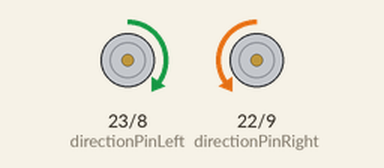
Simulated run of this sketch. Board: Arduino Mega 2560, built with avr-gcc and run on an emulated ATmega2560. On the bench: direction and speed pins drawn as motors (green arrow = direction pin HIGH = forward, orange = LOW = backward, longer = more drive). What the sketch prints to the serial monitor is not drawn. At 5.0 s the program stops and its outputs stay as they are.

Above: at 0.1 s.
At 4.1 s:
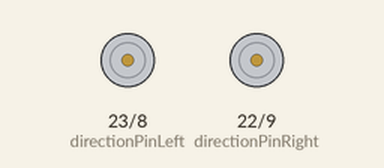
Timing chart, 0 to 5.6 s (numbered marks = the images above):
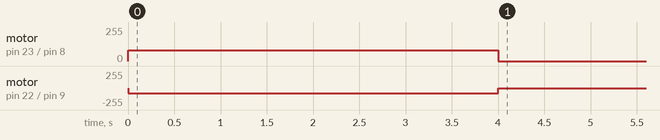

Measured:
- by itself, motor on pin 23 (directionPinLeft) / pin 8 (driverPWMpinLeft): stopped → forward 80/255 at 0.00 s, → stopped 4.0 s later
- by itself, motor on pin 22 (directionPinRight) / pin 9 (driverPWMpinRight): stopped → backward 80/255 at 0.00 s, → stopped 4.0 s later

The sketch:

TestDC.ino
```cpp
// TestDC.ino
// ver. 1.3 (stable)
// taken from DriveCart.ino to test if DC motors are functional.
// to be loaded on Arduino Mega
// also can be used to check the relationship of motor directions and
// direction pins states

// 64 counts per revolution (MOTOR) measured
// Corresponds to 2797 counts per revolution (OUTPUT SHAFT)


// Define the encoder variables
const byte encoder0pinALeft = 2;  // Left encoder A pin -> interrupt pin 0 / digital pin 2
const byte encoder0pinBLeft = 4;  // Left encoder B pin -> digital pin 4
const byte encoder0pinARight = 3; // Right encoder A pin -> interrupt pin 1 / digital pin 3
const byte encoder0pinBRight = 5; // Right encoder B pin -> digital pin 5
byte encoder0PinALeftLast; // Last A state on the left encoder (HIGH or LOW)
byte encoder0PinARightLast; // Last A state on the right encoder (HIGH or LOW)
int durationLeft; // number of pulses
int durationRight; // number of pulses
boolean DirectionLeft; // Left encoder rotation direction
boolean DirectionRight; // Right encoder rotation direction


// initialise time interval
int timePrev = 0; // Last time
int timeNow = 0; // Current time
int timeChange = 0; // dt

// Define driver variables
int zeroSpeed = 5;   // Maximum PWM for which motors are stationary (May need tuning)
const byte driverPWMpinLeft = 8;   // Left driver PWM pin
const byte driverPWMpinRight = 9;  // Right driver PWM pin
int driverPWMdutyLeft = zeroSpeed;   // Set intial speed to zero.
int driverPWMdutyRight = zeroSpeed;  // Set initial speed to zero.
const byte directionPinLeft = 23;  // Left driver direction pin.
const byte directionPinRight = 22;   // Right driver direction pin.
int dutyIncrement = 5;  // Acceleration. Increment size for every signal.
int dutyLeftPrev = zeroSpeed; // Previous left motor speed intialised at zero.
int dutyRightPrev = zeroSpeed; // Previous right mover speed initialsed at 0.
int maxPWM = 50; // Top speed for the motors.

int ch; // byte value read from HC-05
int chOld=0; // previous byte value from the HC-05

void setup()
{
  Serial.begin(115200); //Initialize serial port 0. HC-05 configured for 115200 baud.
  //EncoderInit();  //Initialize the enoders

  //Set PWM pins to outputs.
  pinMode(driverPWMpinLeft, OUTPUT);
  pinMode(directionPinLeft, OUTPUT);
  pinMode(driverPWMpinRight, OUTPUT);
  pinMode(directionPinRight, OUTPUT);
}

void loop()
{
    //Print speeds.
  //Serial.print("PulseLeft:");
  //Serial.println(durationLeft);
  //Serial.print(". PulseRight:");
  //Serial.println(durationRight);
  digitalWrite(directionPinLeft, true);
  digitalWrite(directionPinRight, false);

//  Serial.println("Testing left motor... \t");
//  analogWrite(driverPWMpinLeft, 100);
//  delay(2000);
//  analogWrite(driverPWMpinLeft, 0);
//  delay(1000);
//  Serial.print("Testing right motor... \t");
//  analogWrite(driverPWMpinRight, 100);
//  analogWrite(driverPWMpinLeft, 0);
//  delay(2000);
//  analogWrite(driverPWMpinRight, 0);
//  delay(1000);

  Serial.print("Test both... \t");
  analogWrite(driverPWMpinLeft, 80);
  analogWrite(driverPWMpinRight, 80);
  delay(4000);
  analogWrite(driverPWMpinLeft, 0);
  analogWrite(driverPWMpinRight, 0);
  delay(1000);

  while(true);

  // Loop checks to see if a direction command has been sent. Directions are listed in the paper.
  // Use Serial.println(ch) with wheel motors off to get a feel for what the loop is doing.
  // If 'ch' is the same as in the previous 'ch' reading, increased wheel PWM by 'dutyIncrement'.
  // If 'ch' is 0, the wheel motor PWM is decreased by 'dutyIncrement'. A 0 is only sent if no button is held on the app.
  // The wheel motor PWMs are saturated between 'zeroSpeed' and 'maxPWM'.

  durationRight = 0;
  durationLeft = 0;
  if(Serial.available())
  {
    ch = Serial.read();
      DirectionLeft = digitalRead(directionPinLeft);
      DirectionRight = digitalRead(directionPinRight);
      switch (ch) {
        case 1:
          if(DirectionLeft == false){driverPWMdutyLeft = zeroSpeed; driverPWMdutyRight = zeroSpeed;}
          if(DirectionRight == true){driverPWMdutyLeft = zeroSpeed; driverPWMdutyRight = zeroSpeed;}
          digitalWrite(directionPinLeft, true);
          driverPWMdutyLeft += dutyIncrement;
          if (driverPWMdutyLeft > maxPWM) {driverPWMdutyLeft = maxPWM;}
          analogWrite(driverPWMpinLeft, 0.4*driverPWMdutyLeft);
          digitalWrite(directionPinRight, false);
          driverPWMdutyRight += dutyIncrement;
          if (driverPWMdutyRight > maxPWM) {driverPWMdutyRight = maxPWM;}
          analogWrite(driverPWMpinRight, driverPWMdutyRight);
          break;
        case 2:
        if(DirectionLeft == false){driverPWMdutyLeft = zeroSpeed; driverPWMdutyRight = zeroSpeed;}
          if(DirectionRight == true){driverPWMdutyLeft = zeroSpeed; driverPWMdutyRight = zeroSpeed;}
          digitalWrite(directionPinLeft, true);
          driverPWMdutyLeft += dutyIncrement;
          if (driverPWMdutyLeft > maxPWM) {driverPWMdutyLeft = maxPWM;}
          analogWrite(driverPWMpinLeft, driverPWMdutyLeft);
          digitalWrite(directionPinRight, false);
          driverPWMdutyRight += dutyIncrement;
          if (driverPWMdutyRight > maxPWM) {driverPWMdutyRight = maxPWM;}
          analogWrite(driverPWMpinRight, driverPWMdutyRight);
          break;
        case 3:
        if(DirectionLeft == false){driverPWMdutyLeft = zeroSpeed; driverPWMdutyRight = zeroSpeed;}
          if(DirectionRight == true){driverPWMdutyLeft = zeroSpeed; driverPWMdutyRight = zeroSpeed;}
          digitalWrite(directionPinLeft, true);
          driverPWMdutyLeft += dutyIncrement;
          if (driverPWMdutyLeft > maxPWM) {driverPWMdutyLeft = maxPWM;}
          analogWrite(driverPWMpinLeft, driverPWMdutyLeft);
          digitalWrite(directionPinRight, false);
          driverPWMdutyRight += dutyIncrement;
          if (driverPWMdutyRight > maxPWM) {driverPWMdutyRight = maxPWM;}
          analogWrite(driverPWMpinRight, 0.4*driverPWMdutyRight);
          break;
        case 4:
        if(DirectionLeft == true){driverPWMdutyLeft = zeroSpeed; driverPWMdutyRight = zeroSpeed;}
          if(DirectionRight == true){driverPWMdutyLeft = zeroSpeed; driverPWMdutyRight = zeroSpeed;}
          digitalWrite(directionPinLeft, false);
          driverPWMdutyLeft += dutyIncrement;
          if (driverPWMdutyLeft > maxPWM) {driverPWMdutyLeft = maxPWM;}
          analogWrite(driverPWMpinLeft, driverPWMdutyLeft);
          digitalWrite(directionPinRight, false);
          driverPWMdutyRight += dutyIncrement;
          if (driverPWMdutyRight > maxPWM) {driverPWMdutyRight = maxPWM;}
          analogWrite(driverPWMpinRight, driverPWMdutyRight);
          break;
        case 5:
          driverPWMdutyLeft = zeroSpeed;
          driverPWMdutyRight = zeroSpeed;
          analogWrite(driverPWMpinLeft, zeroSpeed);
          analogWrite(driverPWMpinRight, zeroSpeed);
          break;
        case 6:
        // put these cases into functions, e.g. 'forward, reverse, turnLeft, turnRight'

          if(DirectionLeft == false){driverPWMdutyLeft = zeroSpeed; driverPWMdutyRight = zeroSpeed;}
          if(DirectionRight == false){driverPWMdutyLeft = zeroSpeed; driverPWMdutyRight = zeroSpeed;}
          digitalWrite(directionPinLeft, true);
          driverPWMdutyLeft += dutyIncrement;
          if (driverPWMdutyLeft > maxPWM) {driverPWMdutyLeft = maxPWM;}
          analogWrite(driverPWMpinLeft, driverPWMdutyLeft);
          digitalWrite(directionPinRight, true);
          driverPWMdutyRight += dutyIncrement;
          if (driverPWMdutyRight > maxPWM) {driverPWMdutyRight = maxPWM;}
          analogWrite(driverPWMpinRight, driverPWMdutyRight);
          break;
        case 7:
          if(DirectionLeft == true){driverPWMdutyLeft = zeroSpeed; driverPWMdutyRight = zeroSpeed;}
          if(DirectionRight == false){driverPWMdutyLeft = zeroSpeed; driverPWMdutyRight = zeroSpeed;}
          digitalWrite(directionPinLeft, false);
          driverPWMdutyLeft += dutyIncrement;
          if (driverPWMdutyLeft > maxPWM) {driverPWMdutyLeft = maxPWM;}
          analogWrite(driverPWMpinLeft, 0.4*driverPWMdutyLeft);
          digitalWrite(directionPinRight, true);
          driverPWMdutyRight += dutyIncrement;
          if (driverPWMdutyRight > maxPWM) {driverPWMdutyRight = maxPWM;}
          analogWrite(driverPWMpinRight, driverPWMdutyRight);
          break;
        case 8:
          if(DirectionLeft == true){driverPWMdutyLeft = zeroSpeed; driverPWMdutyRight = zeroSpeed;}
          if(DirectionRight == false){driverPWMdutyLeft = zeroSpeed; driverPWMdutyRight = zeroSpeed;}
          digitalWrite(directionPinLeft, false);
          driverPWMdutyLeft += dutyIncrement;
          if (driverPWMdutyLeft > maxPWM) {driverPWMdutyLeft = maxPWM;}
          analogWrite(driverPWMpinLeft, driverPWMdutyLeft);
          digitalWrite(directionPinRight, true);
          driverPWMdutyRight += dutyIncrement;
          if (driverPWMdutyRight > maxPWM) {driverPWMdutyRight = maxPWM;}
          analogWrite(driverPWMpinRight, driverPWMdutyRight);
          break;
        case 9:
          if(DirectionLeft == true){driverPWMdutyLeft = zeroSpeed; driverPWMdutyRight = zeroSpeed;}
          if(DirectionRight == false){driverPWMdutyLeft = zeroSpeed; driverPWMdutyRight = zeroSpeed;}
          digitalWrite(directionPinLeft, false);
          driverPWMdutyLeft += dutyIncrement;
          if (driverPWMdutyLeft > maxPWM) {driverPWMdutyLeft = maxPWM;}
          analogWrite(driverPWMpinLeft, driverPWMdutyLeft);
          digitalWrite(directionPinRight, true);
          driverPWMdutyRight += dutyIncrement;
          if (driverPWMdutyRight > maxPWM) {driverPWMdutyRight = maxPWM;}
          analogWrite(driverPWMpinRight, 0.4*driverPWMdutyRight);
          break;

        case 0:
         driverPWMdutyLeft -= dutyIncrement;
         driverPWMdutyRight -= dutyIncrement;
         if(driverPWMdutyLeft < zeroSpeed){driverPWMdutyLeft = zeroSpeed;}
         if(driverPWMdutyRight < zeroSpeed){driverPWMdutyRight = zeroSpeed;}
         analogWrite(driverPWMpinLeft, driverPWMdutyLeft);
         analogWrite(driverPWMpinRight, driverPWMdutyRight);
      }
    timePrev = millis();

    timeNow = millis();
    timeChange = timeNow - timePrev;
    if(timeChange > 500){ch = 0; analogWrite(driverPWMpinLeft, zeroSpeed); analogWrite(driverPWMpinRight, zeroSpeed);}

    //Serial.print(". Input:");
    //Serial.println(ch);

  }
}


void EncoderInit() // Initialised encoder
{
  DirectionLeft = true;//default -> Forward
  pinMode(encoder0pinBLeft,INPUT);
  attachInterrupt(digitalPinToInterrupt(encoder0pinALeft), wheelSpeed, CHANGE);
  DirectionRight = true;//default -> Forward
  pinMode(encoder0pinBRight,INPUT);
  attachInterrupt(digitalPinToInterrupt(encoder0pinARight), wheelSpeed, CHANGE);

}


void wheelSpeed() // Compute the number of encoder pulses and direction during the loop.
{
  int LstateLeft = digitalRead(encoder0pinALeft);
  if((encoder0PinALeftLast == LOW) && LstateLeft==HIGH)
  {
    int valL = digitalRead(encoder0pinBLeft);
    if(valL == LOW && DirectionLeft)
    {
      DirectionLeft = false; //Reverse
    }
    else if(valL == HIGH && !DirectionLeft)
    {
      DirectionLeft = true;  //Forward
    }
  }
  encoder0PinALeftLast = LstateLeft;

  if(!DirectionLeft)  durationLeft++;
  else  durationLeft--;

  int LstateRight = digitalRead(encoder0pinARight);
  if((encoder0PinARightLast == LOW) && LstateRight==HIGH)
  {
    int valR = digitalRead(encoder0pinBRight);
    if(valR == LOW && DirectionRight)
    {
      DirectionRight = false; //Reverse
    }
    else if(valR == HIGH && !DirectionRight)
    {
      DirectionRight = true;  //Forward
    }
  }
  encoder0PinARightLast = LstateRight;

  if(!DirectionRight)  durationRight++;
  else  durationRight--;
}
```
